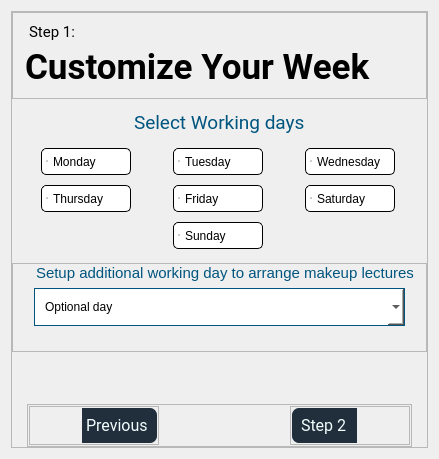
                <widget class="QWidget" name="WorkingDaysPage">
                 <layout class="QVBoxLayout" name="verticalLayout_26">
                  <item alignment="Qt::AlignmentFlag::AlignHCenter|Qt::AlignmentFlag::AlignTop">
                   <widget class="QFrame" name="WorkingDayPageFrame">
                    <property name="sizePolicy">
                     <sizepolicy hsizetype="Fixed" vsizetype="Fixed">
                      <horstretch>0</horstretch>
                      <verstretch>0</verstretch>
                     </sizepolicy>
                    </property>
                    <property name="styleSheet">
                     <string notr="true">QComboBox, QAbstractItemView{
background-color: rgb(255, 255, 255);
color: rgb(0, 0, 0);
padding : 10px;
selection-background-color: #337ab7; 
selection-color: #fff;
}
QComboBox QAbstractItemView::item {
    padding: 5px; /* Padding around each item in the dropdown menu */
}
QComboBox QAbstractItemView::item:selected {
    background-color: #337ab7; /* Background color of the selected item */
    color: #fff; /* Text color of the selected item */
}




QPushButton:hover {
border: 1px solid rgb(255, 255, 255)
}

QCheckBox{
padding : 5px;
}
QCheckBox::indicator {
width: 0px;
height: 0px;
}

QCheckBox:checked {
background-color: rgba(0,0,0,0.15)	;
border: 1px solid rgb(0,0,0);
border-radius : 5px;
}
QCheckBox:unchecked {
background: rgb(255,255,255);
border: 1px solid rgb(0,0,0);
border-radius : 5px;
}

QCheckBox:hover{
border: 1px solid  rgba(0,0,0,0.15)	;
}

#Heading1Frame{
border-left: 3px solid rgb(33, 47, 61);
padding: 10px;
 }
#Heading1{
padding-left:1px;
}
#Heading2{
 color: rgb(0, 85, 127);
font-size: 14pt;
padding-left:1px;
}
#OptionalDayInput_Frame{
border-left: 3px solid rgb(33, 47, 61);
border-bottom: 3px solid rgb(33, 47, 61);
}

</string>
                    </property>
                    <property name="frameShape">
                     <enum>QFrame::Shape::StyledPanel</enum>
                    </property>
                    <property name="frameShadow">
                     <enum>QFrame::Shadow::Raised</enum>
                    </property>
                    <layout class="QVBoxLayout" name="verticalLayout_15">
                     <property name="spacing">
                      <number>12</number>
                     </property>
                     <property name="leftMargin">
                      <number>0</number>
                     </property>
                     <property name="topMargin">
                      <number>0</number>
                     </property>
                     <property name="rightMargin">
                      <number>0</number>
                     </property>
                     <property name="bottomMargin">
                      <number>0</number>
                     </property>
                     <item>
                      <widget class="QFrame" name="Heading1Frame">
                       <property name="frameShape">
                        <enum>QFrame::Shape::StyledPanel</enum>
                       </property>
                       <property name="frameShadow">
                        <enum>QFrame::Shadow::Raised</enum>
                       </property>
                       <layout class="QVBoxLayout" name="verticalLayout_32">
                        <property name="spacing">
                         <number>5</number>
                        </property>
                        <property name="leftMargin">
                         <number>0</number>
                        </property>
                        <property name="topMargin">
                         <number>0</number>
                        </property>
                        <property name="rightMargin">
                         <number>0</number>
                        </property>
                        <property name="bottomMargin">
                         <number>0</number>
                        </property>
                        <item>
                         <widget class="QLabel" name="Heading1">
                          <property name="font">
                           <font>
                            <family>Roboto</family>
                            <pointsize>11</pointsize>
                           </font>
                          </property>
                          <property name="text">
                           <string>Step 1:</string>
                          </property>
                         </widget>
                        </item>
                        <item>
                         <widget class="QLabel" name="MainLabel">
                          <property name="font">
                           <font>
                            <family>Roboto</family>
                            <pointsize>26</pointsize>
                            <bold>true</bold>
                           </font>
                          </property>
                          <property name="text">
                           <string>Customize Your Week</string>
                          </property>
                         </widget>
                        </item>
                       </layout>
                      </widget>
                     </item>
                     <item alignment="Qt::AlignmentFlag::AlignHCenter">
                      <widget class="QLabel" name="Heading2">
                       <property name="font">
                        <font>
                         <family>Roboto</family>
                         <pointsize>14</pointsize>
                         <underline>false</underline>
                        </font>
                       </property>
                       <property name="text">
                        <string>Select Working days</string>
                       </property>
                      </widget>
                     </item>
                     <item>
                      <widget class="QFrame" name="days">
                       <property name="styleSheet">
                        <string notr="true"/>
                       </property>
                       <layout class="QGridLayout" name="gridLayout">
                        <property name="leftMargin">
                         <number>2</number>
                        </property>
                        <property name="topMargin">
                         <number>2</number>
                        </property>
                        <property name="rightMargin">
                         <number>2</number>
                        </property>
                        <property name="bottomMargin">
                         <number>2</number>
                        </property>
                        <property name="horizontalSpacing">
                         <number>15</number>
                        </property>
                        <property name="verticalSpacing">
                         <number>10</number>
                        </property>
                        <item row="1" column="0">
                         <widget class="QCheckBox" name="day1">
                          <property name="sizePolicy">
                           <sizepolicy hsizetype="Minimum" vsizetype="Preferred">
                            <horstretch>0</horstretch>
                            <verstretch>0</verstretch>
                           </sizepolicy>
                          </property>
                          <property name="minimumSize">
                           <size>
                            <width>90</width>
                            <height>0</height>
                           </size>
                          </property>
                          <property name="maximumSize">
                           <size>
                            <width>90</width>
                            <height>16777215</height>
                           </size>
                          </property>
                          <property name="text">
                           <string>Monday</string>
                          </property>
                          <property name="autoRepeatDelay">
                           <number>0</number>
                          </property>
                          <property name="autoRepeatInterval">
                           <number>0</number>
                          </property>
                         </widget>
                        </item>
                        <item row="6" column="1">
                         <widget class="QCheckBox" name="day7">
                          <property name="sizePolicy">
                           <sizepolicy hsizetype="Minimum" vsizetype="Preferred">
                            <horstretch>0</horstretch>
                            <verstretch>0</verstretch>
                           </sizepolicy>
                          </property>
                          <property name="minimumSize">
                           <size>
                            <width>90</width>
                            <height>0</height>
                           </size>
                          </property>
                          <property name="maximumSize">
                           <size>
                            <width>90</width>
                            <height>16777215</height>
                           </size>
                          </property>
                          <property name="text">
                           <string>Sunday</string>
                          </property>
                          <property name="autoRepeatDelay">
                           <number>0</number>
                          </property>
                          <property name="autoRepeatInterval">
                           <number>0</number>
                          </property>
                         </widget>
                        </item>
                        <item row="4" column="0">
                         <widget class="QCheckBox" name="day4">
                          <property name="sizePolicy">
                           <sizepolicy hsizetype="Minimum" vsizetype="Preferred">
                            <horstretch>0</horstretch>
                            <verstretch>0</verstretch>
                           </sizepolicy>
                          </property>
                          <property name="minimumSize">
                           <size>
                            <width>90</width>
                            <height>0</height>
                           </size>
                          </property>
                          <property name="maximumSize">
                           <size>
                            <width>90</width>
                            <height>16777215</height>
                           </size>
                          </property>
                          <property name="text">
                           <string>Thursday</string>
                          </property>
                          <property name="autoRepeatDelay">
                           <number>0</number>
                          </property>
                          <property name="autoRepeatInterval">
                           <number>0</number>
                          </property>
                         </widget>
                        </item>
                        <item row="4" column="2">
                         <widget class="QCheckBox" name="day6">
                          <property name="sizePolicy">
                           <sizepolicy hsizetype="Minimum" vsizetype="Preferred">
                            <horstretch>0</horstretch>
                            <verstretch>0</verstretch>
                           </sizepolicy>
                          </property>
                          <property name="minimumSize">
                           <size>
                            <width>90</width>
                            <height>0</height>
                           </size>
                          </property>
                          <property name="maximumSize">
                           <size>
                            <width>90</width>
                            <height>16777215</height>
                           </size>
                          </property>
                          <property name="text">
                           <string>Saturday</string>
                          </property>
                          <property name="autoRepeatDelay">
                           <number>0</number>
                          </property>
                          <property name="autoRepeatInterval">
                           <number>0</number>
                          </property>
                         </widget>
                        </item>
                        <item row="1" column="1">
                         <widget class="QCheckBox" name="day2">
                          <property name="sizePolicy">
                           <sizepolicy hsizetype="Preferred" vsizetype="Fixed">
                            <horstretch>0</horstretch>
                            <verstretch>0</verstretch>
                           </sizepolicy>
                          </property>
                          <property name="minimumSize">
                           <size>
                            <width>90</width>
                            <height>0</height>
                           </size>
                          </property>
                          <property name="maximumSize">
                           <size>
                            <width>90</width>
                            <height>16777215</height>
                           </size>
                          </property>
                          <property name="text">
                           <string>Tuesday</string>
                          </property>
                          <property name="autoRepeatDelay">
                           <number>0</number>
                          </property>
                          <property name="autoRepeatInterval">
                           <number>0</number>
                          </property>
                         </widget>
                        </item>
                        <item row="4" column="1">
                         <widget class="QCheckBox" name="day5">
                          <property name="sizePolicy">
                           <sizepolicy hsizetype="Minimum" vsizetype="Preferred">
                            <horstretch>0</horstretch>
                            <verstretch>0</verstretch>
                           </sizepolicy>
                          </property>
                          <property name="minimumSize">
                           <size>
                            <width>90</width>
                            <height>0</height>
                           </size>
                          </property>
                          <property name="maximumSize">
                           <size>
                            <width>90</width>
                            <height>16777215</height>
                           </size>
                          </property>
                          <property name="text">
                           <string>Friday</string>
                          </property>
                          <property name="autoRepeatDelay">
                           <number>0</number>
                          </property>
                          <property name="autoRepeatInterval">
                           <number>0</number>
                          </property>
                         </widget>
                        </item>
                        <item row="1" column="2">
                         <widget class="QCheckBox" name="day3">
                          <property name="sizePolicy">
                           <sizepolicy hsizetype="Minimum" vsizetype="Preferred">
                            <horstretch>0</horstretch>
                            <verstretch>0</verstretch>
                           </sizepolicy>
                          </property>
                          <property name="minimumSize">
                           <size>
                            <width>90</width>
                            <height>0</height>
                           </size>
                          </property>
                          <property name="maximumSize">
                           <size>
                            <width>90</width>
                            <height>35</height>
                           </size>
                          </property>
                          <property name="text">
                           <string>Wednesday</string>
                          </property>
                          <property name="autoRepeatDelay">
                           <number>0</number>
                          </property>
                          <property name="autoRepeatInterval">
                           <number>0</number>
                          </property>
                         </widget>
                        </item>
                       </layout>
                      </widget>
                     </item>
                     <item>
                      <widget class="QFrame" name="OptionalDayInput_Frame">
                       <property name="styleSheet">
                        <string notr="true">QLabel{
color: rgb(0, 85, 127);
padding-left: 10px;
}
#OptioanlDayInput{
border:1px solid rgb(0, 85, 127);


}
</string>
                       </property>
                       <property name="frameShape">
                        <enum>QFrame::Shape::StyledPanel</enum>
                       </property>
                       <property name="frameShadow">
                        <enum>QFrame::Shadow::Raised</enum>
                       </property>
                       <layout class="QVBoxLayout" name="verticalLayout_16">
                        <property name="spacing">
                         <number>6</number>
                        </property>
                        <property name="leftMargin">
                         <number>9</number>
                        </property>
                        <property name="topMargin">
                         <number>0</number>
                        </property>
                        <property name="rightMargin">
                         <number>8</number>
                        </property>
                        <property name="bottomMargin">
                         <number>25</number>
                        </property>
                        <item>
                         <widget class="QLabel" name="OptionalDayLabel">
                          <property name="font">
                           <font>
                            <pointsize>11</pointsize>
                            <bold>false</bold>
                           </font>
                          </property>
                          <property name="text">
                           <string>Setup additional working day to arrange makeup lectures</string>
                          </property>
                         </widget>
                        </item>
                        <item alignment="Qt::AlignmentFlag::AlignHCenter">
                         <widget class="QComboBox" name="OptioanlDayInput">
                          <property name="minimumSize">
                           <size>
                            <width>371</width>
                            <height>0</height>
                           </size>
                          </property>
                          <property name="placeholderText">
                           <string>Optional day</string>
                          </property>
                         </widget>
                        </item>
                       </layout>
                      </widget>
                     </item>
                     <item>
                      <spacer name="verticalSpacer">
                       <property name="orientation">
                        <enum>Qt::Orientation::Vertical</enum>
                       </property>
                       <property name="sizeHint" stdset="0">
                        <size>
                         <width>20</width>
                         <height>40</height>
                        </size>
                       </property>
                      </spacer>
                     </item>
                     <item alignment="Qt::AlignmentFlag::AlignHCenter">
                      <widget class="QFrame" name="BottomButtons">
                       <property name="sizePolicy">
                        <sizepolicy hsizetype="Maximum" vsizetype="Fixed">
                         <horstretch>0</horstretch>
                         <verstretch>0</verstretch>
                        </sizepolicy>
                       </property>
                       <property name="minimumSize">
                        <size>
                         <width>385</width>
                         <height>43</height>
                        </size>
                       </property>
                       <property name="styleSheet">
                        <string notr="true">
QPushButton{
text-align:left;
padding: 5px;
border:none;
border-radius:0px;
}

#NextButton_1{
border-top-right-radius: 7px;
border-Bottom-right-radius: 7px;
}

#PreviousButton_1{
border-top-left-radius: 7px;
border-Bottom-left-radius: 7px;
}


QLabel{
Background-color: rgb(33, 47, 61);
color:   rgb(240, 255, 253);
}

#NextButton_Label_1{
border-bottom-left-radius: 7px;
border-top-left-radius: 7px;
padding-left: 5px;
}

#PreviousButton_Label_1{
border-top-right-radius: 7px;
border-Bottom-right-radius: 7px;
padding-right: 5px;
}

#NextButtonFrame:hover{
border: 1px solid rgb(33, 47, 61);
border-radius: 7px;
}
#PreviousButtonFrame:hover{
border: 1px solid rgb(33, 47, 61);
border-radius: 7px;
}</string>
                       </property>
                       <property name="frameShape">
                        <enum>QFrame::Shape::StyledPanel</enum>
                       </property>
                       <property name="frameShadow">
                        <enum>QFrame::Shadow::Raised</enum>
                       </property>
                       <property name="lineWidth">
                        <number>0</number>
                       </property>
                       <layout class="QHBoxLayout" name="horizontalLayout_10">
                        <property name="spacing">
                         <number>0</number>
                        </property>
                        <property name="leftMargin">
                         <number>1</number>
                        </property>
                        <property name="topMargin">
                         <number>1</number>
                        </property>
                        <property name="rightMargin">
                         <number>1</number>
                        </property>
                        <property name="bottomMargin">
                         <number>1</number>
                        </property>
                        <item>
                         <widget class="QFrame" name="PreviousButtonFrame">
                          <property name="frameShape">
                           <enum>QFrame::Shape::StyledPanel</enum>
                          </property>
                          <property name="frameShadow">
                           <enum>QFrame::Shadow::Raised</enum>
                          </property>
                          <property name="lineWidth">
                           <number>0</number>
                          </property>
                          <layout class="QHBoxLayout" name="horizontalLayout_3">
                           <property name="spacing">
                            <number>0</number>
                           </property>
                           <property name="leftMargin">
                            <number>1</number>
                           </property>
                           <property name="topMargin">
                            <number>1</number>
                           </property>
                           <property name="rightMargin">
                            <number>1</number>
                           </property>
                           <property name="bottomMargin">
                            <number>1</number>
                           </property>
                           <item>
                            <widget class="QPushButton" name="PreviousButton_1">
                             <property name="sizePolicy">
                              <sizepolicy hsizetype="Fixed" vsizetype="Fixed">
                               <horstretch>0</horstretch>
                               <verstretch>0</verstretch>
                              </sizepolicy>
                             </property>
                             <property name="font">
                              <font>
                               <family>Roboto</family>
                               <pointsize>12</pointsize>
                              </font>
                             </property>
                             <property name="text">
                              <string/>
                             </property>
                             <property name="icon">
                              <iconset resource="../ui_resources/Images &amp; Icons/resource.qrc">
                               <normaloff>:/PreviousLogo.png</normaloff>:/PreviousLogo.png</iconset>
                             </property>
                             <property name="iconSize">
                              <size>
                               <width>25</width>
                               <height>25</height>
                              </size>
                             </property>
                            </widget>
                           </item>
                           <item>
                            <widget class="QLabel" name="PreviousButton_Label_1">
                             <property name="sizePolicy">
                              <sizepolicy hsizetype="Fixed" vsizetype="Fixed">
                               <horstretch>0</horstretch>
                               <verstretch>0</verstretch>
                              </sizepolicy>
                             </property>
                             <property name="minimumSize">
                              <size>
                               <width>0</width>
                               <height>35</height>
                              </size>
                             </property>
                             <property name="font">
                              <font>
                               <family>Roboto</family>
                               <pointsize>12</pointsize>
                              </font>
                             </property>
                             <property name="lineWidth">
                              <number>0</number>
                             </property>
                             <property name="text">
                              <string>Previous</string>
                             </property>
                            </widget>
                           </item>
                          </layout>
                         </widget>
                        </item>
                        <item>
                         <spacer name="horizontalSpacer">
                          <property name="orientation">
                           <enum>Qt::Orientation::Horizontal</enum>
                          </property>
                          <property name="sizeHint" stdset="0">
                           <size>
                            <width>40</width>
                            <height>20</height>
                           </size>
                          </property>
                         </spacer>
                        </item>
                        <item>
                         <widget class="QFrame" name="NextButtonFrame">
                          <property name="frameShape">
                           <enum>QFrame::Shape::StyledPanel</enum>
                          </property>
                          <property name="frameShadow">
                           <enum>QFrame::Shadow::Raised</enum>
                          </property>
                          <property name="lineWidth">
                           <number>0</number>
                          </property>
                          <layout class="QHBoxLayout" name="horizontalLayout_2">
                           <property name="spacing">
                            <number>0</number>
                           </property>
                           <property name="leftMargin">
                            <number>1</number>
                           </property>
                           <property name="topMargin">
                            <number>1</number>
                           </property>
                           <property name="rightMargin">
                            <number>1</number>
                           </property>
                           <property name="bottomMargin">
                            <number>1</number>
                           </property>
                           <item>
                            <widget class="QLabel" name="NextButton_Label_1">
                             <property name="sizePolicy">
                              <sizepolicy hsizetype="Fixed" vsizetype="Fixed">
                               <horstretch>0</horstretch>
                               <verstretch>0</verstretch>
                              </sizepolicy>
                             </property>
                             <property name="minimumSize">
                              <size>
                               <width>65</width>
                               <height>35</height>
                              </size>
                             </property>
                             <property name="font">
                              <font>
                               <family>Roboto</family>
                               <pointsize>12</pointsize>
                              </font>
                             </property>
                             <property name="lineWidth">
                              <number>0</number>
                             </property>
                             <property name="text">
                              <string>Step 2</string>
                             </property>
                            </widget>
                           </item>
                           <item>
                            <widget class="QPushButton" name="NextButton_1">
                             <property name="font">
                              <font>
                               <family>Roboto</family>
                               <pointsize>12</pointsize>
                              </font>
                             </property>
                             <property name="styleSheet">
                              <string notr="true"/>
                             </property>
                             <property name="text">
                              <string/>
                             </property>
                             <property name="icon">
                              <iconset resource="../ui_resources/Images &amp; Icons/resource.qrc">
                               <normaloff>:/NextLogo.png</normaloff>:/NextLogo.png</iconset>
                             </property>
                             <property name="iconSize">
                              <size>
                               <width>25</width>
                               <height>25</height>
                              </size>
                             </property>
                            </widget>
                           </item>
                          </layout>
                         </widget>
                        </item>
                       </layout>
                      </widget>
                     </item>
                    </layout>
                   </widget>
                  </item>
                 </layout>
                </widget>
